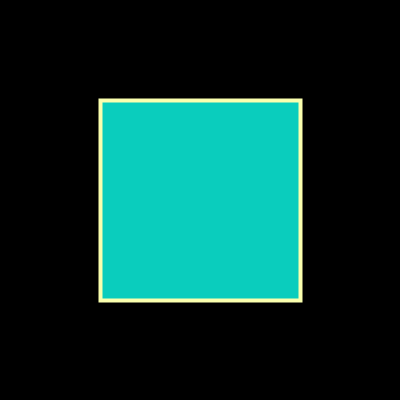
Frame 1 (no input)
Frame 60 (the mouse pressed at the canvas centre just before this capture): identical to frame 1, image omitted
Frame 120 (the mouse held since frame 60 and released just before this capture): identical to frame 1, image omitted

The Processing sketch that drew this single still picture (run headless with seeded random() and noise(); from frame 60 on, the mouse is pressed at the canvas centre):

// Processing sketch: processing_134092
// ── processing_134092.pde

// crashCourse processing by Corneel Cannaerts 2014
// setup() and draw()

// size() is also a function (rightclick > find in reference... to see a description + example)
// rect() draw rectangle
// fill() fill color of shape
// strokeWeight determines the weight of a line


// the setup gets executed once when the program starts
// we use this this to setup all things that won't change during the execution of the program
// such as size of the window, if the sketch uses a 2D or 3D renderer, ...
void setup(){
  size(400,400);
  
}

// the draw loops continiously until we exit the program
void draw(){
  background(0);
  strokeWeight(4);
  stroke(250,255,174);
  fill(10,205,189);
  rect(100,100,200,200);
}
